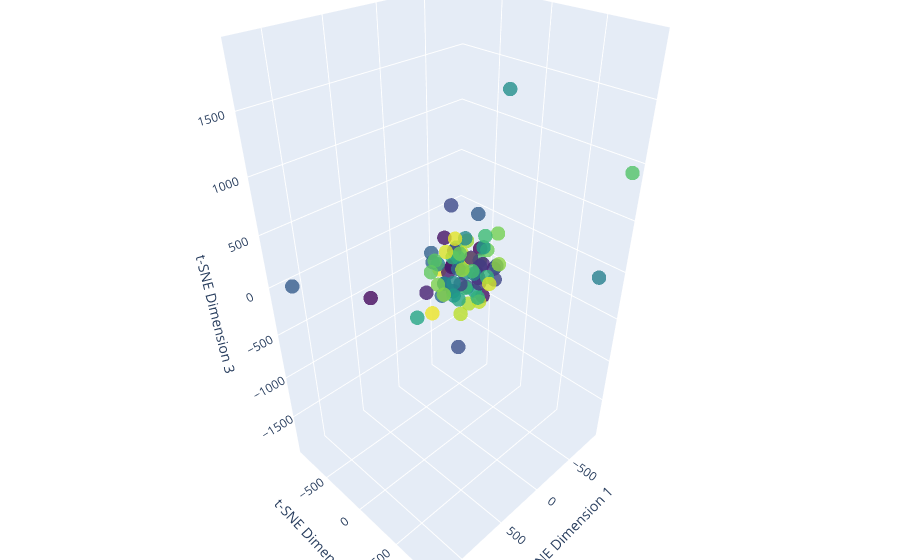

Source (notebook cell):
### Code cell
from sklearn.cluster import SpectralClustering
from sklearn.manifold import TSNE
import numpy as np
import matplotlib.pyplot as plt
import plotly.graph_objs as go

def plot_tsne(similarities, node_list, edge_list, perplexity=10, learning_rate=300, n_iter=1000, interactive=False):  
    tsne = TSNE(n_components=3, perplexity=perplexity, learning_rate=learning_rate, n_iter=n_iter)
    embeddings = tsne.fit_transform(1 - similarities)

    label_map = {label: i for i, label in enumerate(np.unique(node_list))}
    #node_colors = [label_map[label] for label in node_list]

    plt.figure(figsize=(20, 20))
    plt.scatter(embeddings[:, 0], embeddings[:, 1]) # c=node_colors, cmap='viridis'
    #plt.colorbar(label='Node Label')

    for edge in edge_list:
        u, v = edge
        u_index = node_list.index(u)
        v_index = node_list.index(v)
        plt.plot([embeddings[u_index, 0], embeddings[v_index, 0]], 
                 [embeddings[u_index, 1], embeddings[v_index, 1]], 
                 color='gray', alpha=0.5)

    for i, node_number in enumerate(node_list):
        plt.annotate(node_number, (embeddings[i, 0], embeddings[i, 1]), textcoords="offset points", xytext=(0,10), ha='center')

    plt.title('t-SNE Visualization of Node Similarities')
    plt.xlabel('t-SNE Dimension 1')
    plt.ylabel('t-SNE Dimension 2')
    plt.grid(True)
    plt.show()

    if interactive:
        trace = go.Scatter3d(
            x=embeddings[:, 0],
            y=embeddings[:, 1],
            z=embeddings[:, 2],
            mode='markers',
            text=node_list,
            hoverinfo='text',
            marker=dict(
                size=5,
                color=[label_map[label] for label in node_list],
                colorscale='Viridis',
                opacity=0.8
            )
        )

        layout = go.Layout(
            scene=dict(
                xaxis=dict(title='t-SNE Dimension 1'),
                yaxis=dict(title='t-SNE Dimension 2'),
                zaxis=dict(title='t-SNE Dimension 3')
            ),
            margin=dict(l=0, r=0, b=0, t=0)
        )

        fig = go.Figure(data=[trace], layout=layout)
        fig.show()

plot_tsne(similarity_matrix, node_list, edge_list, interactive=True)

### Figure 1 — Plotly figure (JSON) as saved in the notebook; plotly's stock layout.template omitted (floating-point values rounded to 4 significant figures)
{"data": [{"hoverinfo": "text", "marker": {"color": [0, 11, 22, 33, 44, 55, 66, 75, 76, 1, 2, 3, 4, 5, 6, 7, 16, 17, 18, 19, 20, 21, 23, 25, 26, 27, 28, 29, 30, 31, 32, 38, 39, 43, 45, 47, 51, 54, 61, 65, 67, 68, 69, 70, 8, 9, 10, 12, 13, 14, 15, 24, 36, 37, 46, 34, 35, 73, 50, 40, 48, 53, 59, 41, 42, 56, 57, 58, 60, 62, 63, 71, 72, 74, 52, 49, 64], "colorscale": [[0, "#440154"], [0.1111, "#482878"], [0.2222, "#3e4989"], [0.3333, "#31688e"], [0.4444, "#26828e"], [0.5556, "#1f9e89"], [0.6667, "#35b779"], [0.7778, "#6ece58"], [0.8889, "#b5de2b"], [1, "#fde725"]], "opacity": 0.8, "size": 5}, "mode": "markers", "text": ["1", "2", "3", "4", "5", "6", "7", "8", "9", "10", "11", "12", "13", "14", "15", "16", "24", "25", "26", "27", "28", "29", "30", "32", "33", "34", "35", "36", "37", "38", "39", "44", "45", "49", "50", "52", "56", "59", "65", "69", "70", "71", "72", "73", "17", "18", "19", "20", "21", "22", "23", "31", "42", "43", "51", "40", "41", "76", "55", "46", "53", "58", "63", "47", "48", "60", "61", "62", "64", "66", "67", "74", "75", "77", "57", "54", "68"], "type": "scatter3d", "x": [-216.8, -395.2, 1232.0, -877.8, -144.2, -881.9, 204.7, 252.7, -133.8, -30.58, 328.2, -102.0, 54.53, 105.5, 105.3, 371.3, -145.5, -211.9, 55.6, -829.2, -45.11, -133.4, -11.12, 109.3, 135.1, 196.1, 10.26, 10.26, 65.26, 65.26, 65.26, 457.4, 46.72, -1.439, 441.0, -203.3, 177.2, -255.8, 238.3, -86.04, 62.52, 149.7, 25.91, 91.27, -138.8, -44.32, -40.98, -183.6, -56.16, 54.33, 55.35, 80.19, -174.0, 176.2, 175.6, 140.2, 1.821, -78.09, -185.0, -18.72, -166.5, -148.0, -127.4, 330.6, -347.8, 176.2, 219.5, -129.6, -425.9, 280.5, -281.7, -10.2, 0.6265, 135.0, -216.4, 109.3, -33.19], "y": [-1.04, 11.03, -676.0, 793.2, -146.3, 937.7, 148.3, -16.28, -31.31, -157.6, -878.3, 147.9, -160.2, -15.85, -63.17, -51.7, 238.6, -346.4, 213.8, -844.5, 14.9, 261.3, 153.3, -249.8, 81.8, -49.43, -99.6, -99.6, -154.9, -154.9, -154.9, 801.9, 71.18, 144.9, -98.12, -268.6, 204.5, -35.53, -52.26, -33.21, 139.1, 128.7, 223.9, 73.9, 104.2, 142.5, 58.89, 29.78, 148.1, -43.25, 32.04, -295.9, -137.7, 69.97, 128.3, 262.4, -297.7, -165.5, 117.0, -70.47, -281.9, -21.54, 159.7, 223.6, -79.09, -152.2, -155.0, -157.0, 13.78, 60.67, 161.7, 296.5, -195.7, -237.9, 53.84, 283.2, -33.02], "z": [120.1, -167.3, 116.1, -117.1, -113.4, 926.4, 262.5, 124.0, 41.77, -54.46, -583.5, -243.8, 277.8, 93.26, -1.015, -68.18, -49.08, 406.4, 103.3, -1879.0, -188.7, 107.7, 603.8, 17.34, 118.7, -189.5, -264.3, -264.3, -183.5, -183.5, -183.5, 1881.0, 25.59, -141.0, -318.3, 17.52, 12.86, -36.69, -55.84, 241.9, -244.3, -312.8, -198.1, 252.3, 46.78, -28.11, 134.8, -211.5, 86.25, 204.3, -99.16, 77.3, 182.6, -7.45, -146.0, 163.5, -77.99, 208.0, -103.0, 89.19, -74.91, -90.63, 219.3, 25.91, 39.06, 109.2, 12.77, 36.84, 186.6, -77.19, 5.366, 3.364, 95.66, -517.7, 270.0, -80.79, -25.6]}], "layout": {"margin": {"b": 0, "l": 0, "r": 0, "t": 0}, "scene": {"xaxis": {"title": {"text": "t-SNE Dimension 1"}}, "yaxis": {"title": {"text": "t-SNE Dimension 2"}}, "zaxis": {"title": {"text": "t-SNE Dimension 3"}}}}}
